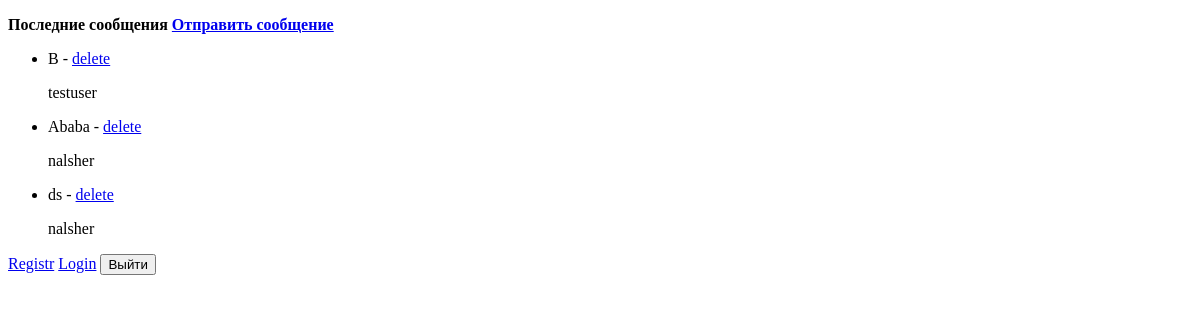
The page /send/?page=2 on the database as committed earlier.
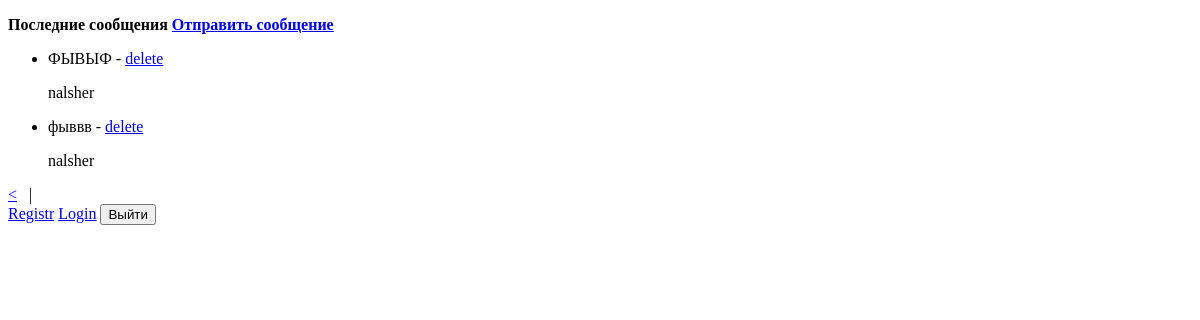
The same page on the database as committed later.
### send/models.py (models this page shows, shortened)
class messages(models.Model):
    text = models.TextField(null=False,blank=False)
    written_by = models.ForeignKey(User,on_delete=models.CASCADE)
    class Meta:
        verbose_name_plural = 'Сообщения'
        verbose_name = 'Сообщение'

### send/views.py (the view)
# urls.py: path('',view,name='view'),
def view(request):
    mesage = messages.objects.all()
    paginator = Paginator(mesage,4)
    if 'page' in request.GET:
        page_num = request.GET['page']
    else:
        page_num = 1
    page = paginator.get_page(page_num)
    context = {'page':page,'mesage':page.object_list}
    return render(request,'send/view.html',context)

### send/templates/send/view.html (shortened to what this page needs)
<!DOCTYPE html>
<html lang="en">
<head>
    <p><b>Последние сообщения <a href ="{%url 'send'%}">Отправить сообщение</a></b></p>
</head>
<body>
{%for ms in mesage%}
<div>
<ul>
    <li>{{ms.text}} - <a href="{% url 'dl' ms.pk%}">delete</a></li>
    <p>{{ms.written_by}}</p>
</ul>
</div>
{%endfor%}
</body>
<div>
    {% if page.has_previous %}
    <a href="?page={{page.previous_page_number}}">&lt;</a>
    &nbsp;&nbsp;| &nbsp;&nbsp;
    {%endif%}
</div>
<div>
    <a href="{%url 'create'%}">Registr</a> <a href="{%url 'login'%}">Login</a>
    <form style="display:inline-block" method="post" action="{% url 'logout' %}">
<button type="submit">Выйти</button></form>
</div>
</html>

Rows that differ between the two databases and show on the page:
no longer on this page (row unchanged): messages: text "B", written_by "testuser"
no longer on this page (row unchanged): messages: text "Ababa", written_by "nalsher"
no longer on this page (row unchanged): messages: text "ds", written_by "nalsher"
added messages: text "ФЫВЫФ", written_by "nalsher"
added messages: text "фыввв", written_by "nalsher"
